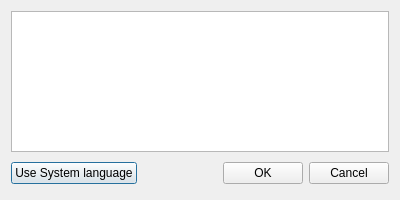
<?xml version="1.0" encoding="UTF-8"?>
<ui version="4.0">
 <class>DlgLanguage</class>
 <widget class="QDialog" name="DlgLanguage">
  <property name="windowModality">
   <enum>Qt::NonModal</enum>
  </property>
  <property name="enabled">
   <bool>true</bool>
  </property>
  <property name="geometry">
   <rect>
    <x>0</x>
    <y>0</y>
    <width>400</width>
    <height>200</height>
   </rect>
  </property>
  <property name="sizePolicy">
   <sizepolicy hsizetype="Preferred" vsizetype="Preferred">
    <horstretch>0</horstretch>
    <verstretch>0</verstretch>
   </sizepolicy>
  </property>
  <property name="minimumSize">
   <size>
    <width>400</width>
    <height>200</height>
   </size>
  </property>
  <property name="maximumSize">
   <size>
    <width>400</width>
    <height>200</height>
   </size>
  </property>
  <property name="windowTitle">
   <string comment="dlglanguage_window_title">Switch Language...</string>
  </property>
  <property name="styleSheet">
   <string notr="true"/>
  </property>
  <property name="modal">
   <bool>true</bool>
  </property>
  <layout class="QVBoxLayout" name="verticalLayout">
   <property name="sizeConstraint">
    <enum>QLayout::SetDefaultConstraint</enum>
   </property>
   <item>
    <widget class="QListView" name="listLanguages"/>
   </item>
   <item>
    <layout class="QHBoxLayout">
     <property name="spacing">
      <number>6</number>
     </property>
     <property name="leftMargin">
      <number>0</number>
     </property>
     <property name="topMargin">
      <number>0</number>
     </property>
     <property name="rightMargin">
      <number>0</number>
     </property>
     <property name="bottomMargin">
      <number>0</number>
     </property>
     <item>
      <widget class="QPushButton" name="btnUseSystemLang">
       <property name="text">
        <string comment="dlglanguage_btn_use_system_lang" extracomment="use system language.">Use System language</string>
       </property>
      </widget>
     </item>
     <item>
      <spacer>
       <property name="orientation">
        <enum>Qt::Horizontal</enum>
       </property>
       <property name="sizeHint" stdset="0">
        <size>
         <width>131</width>
         <height>31</height>
        </size>
       </property>
      </spacer>
     </item>
     <item>
      <widget class="QPushButton" name="okButton">
       <property name="text">
        <string comment="btn_ok">OK</string>
       </property>
      </widget>
     </item>
     <item>
      <widget class="QPushButton" name="cancelButton">
       <property name="text">
        <string comment="btn_cancel">Cancel</string>
       </property>
      </widget>
     </item>
    </layout>
   </item>
  </layout>
 </widget>
 <resources/>
 <connections>
  <connection>
   <sender>okButton</sender>
   <signal>clicked()</signal>
   <receiver>DlgLanguage</receiver>
   <slot>accept()</slot>
   <hints>
    <hint type="sourcelabel">
     <x>278</x>
     <y>253</y>
    </hint>
    <hint type="destinationlabel">
     <x>96</x>
     <y>254</y>
    </hint>
   </hints>
  </connection>
  <connection>
   <sender>cancelButton</sender>
   <signal>clicked()</signal>
   <receiver>DlgLanguage</receiver>
   <slot>reject()</slot>
   <hints>
    <hint type="sourcelabel">
     <x>369</x>
     <y>253</y>
    </hint>
    <hint type="destinationlabel">
     <x>179</x>
     <y>282</y>
    </hint>
   </hints>
  </connection>
 </connections>
</ui>
